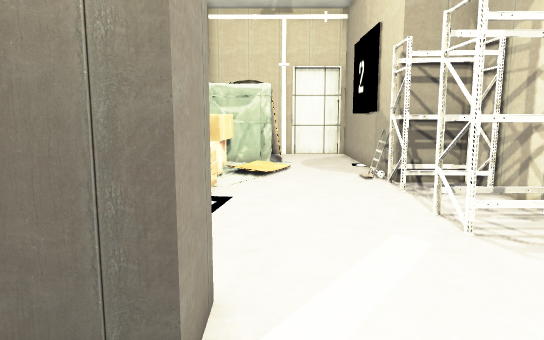
view 1 (above)

16 first-person views from a walk through a scene from a Unity 3-D project. The camera is 1.3 m above the floor, tilts 8° down and sees 70° across. The floor is counted in squares, 0.5 m on a side. Each view is taken from the middle of a square. On the plan, view 1 faces up. The plan holds only what a view shows up to about 20 squares ahead; the rest is blank. The place goes on beyond the plan. The player is left out. Some surface patterns are stand-ins.

view 2
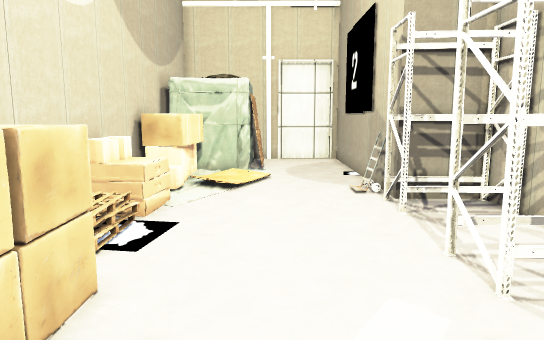

view 3
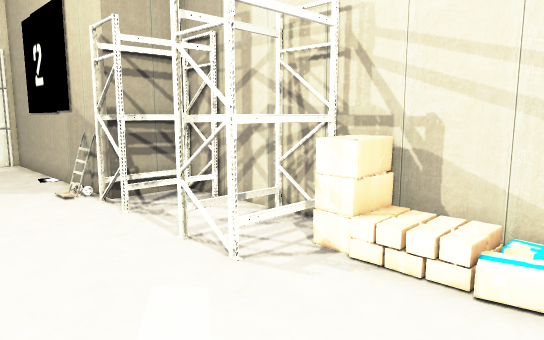

view 4
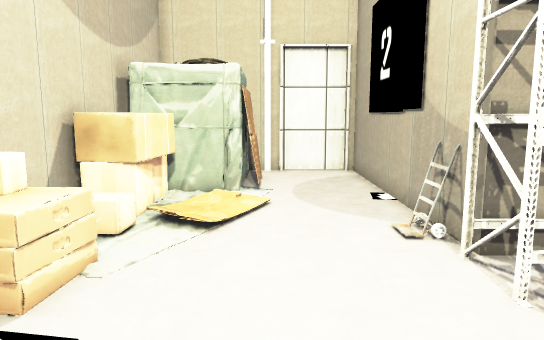

view 5
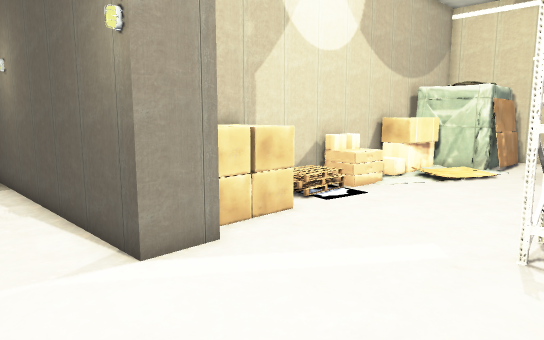

view 6
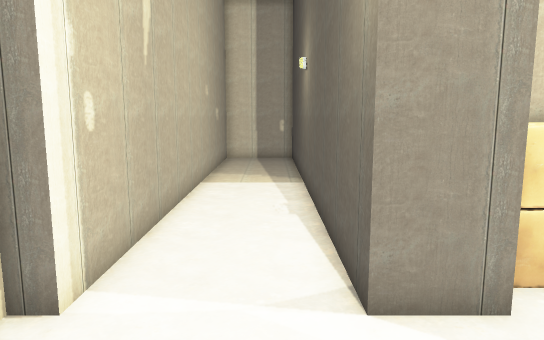

view 7
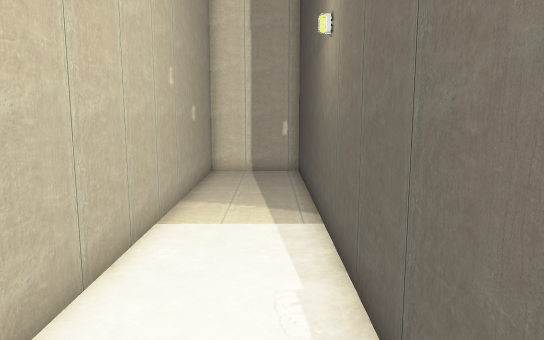

view 8
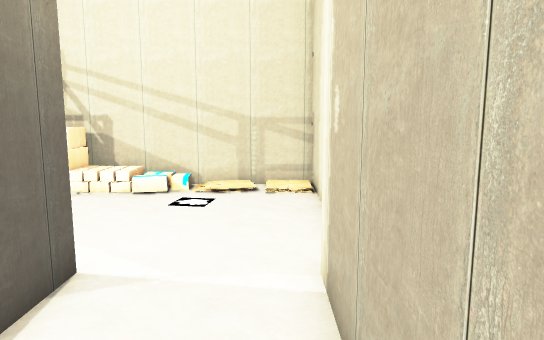

view 9
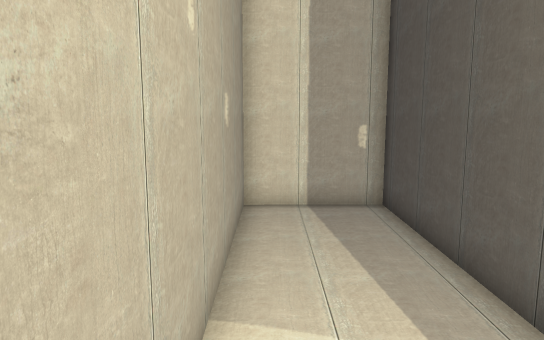

view 10
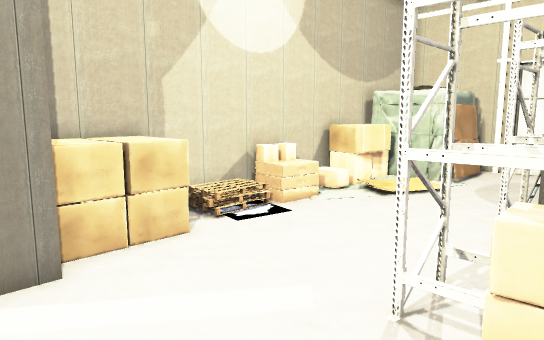

view 11
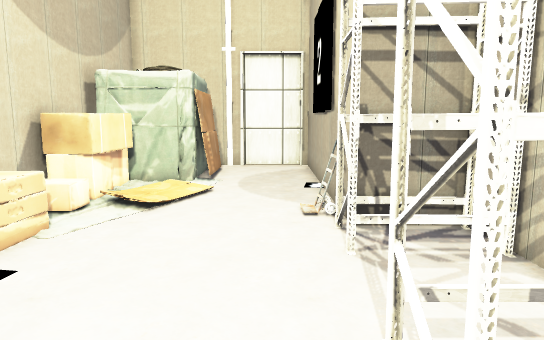

view 12
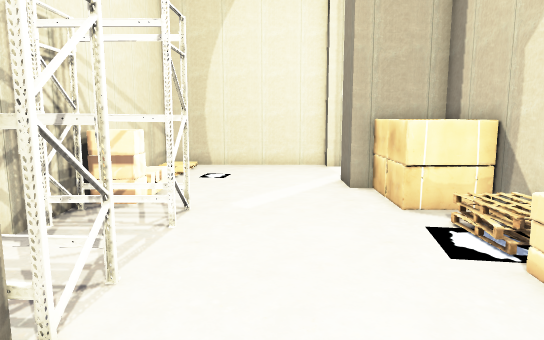

view 13
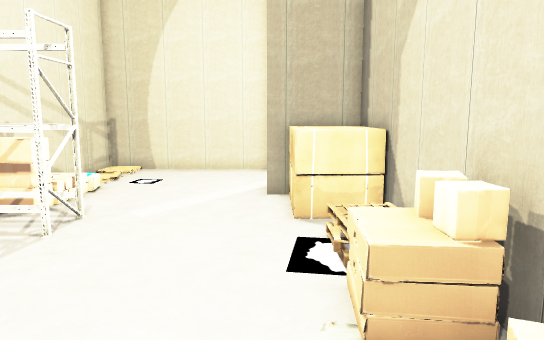

view 14
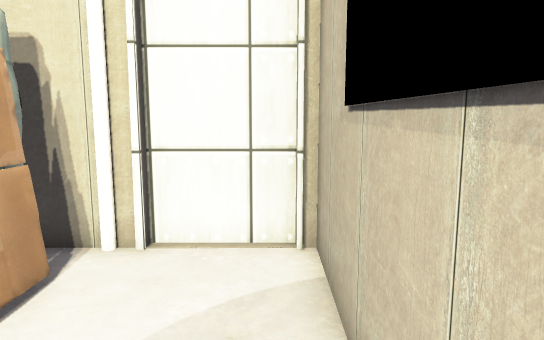

view 15
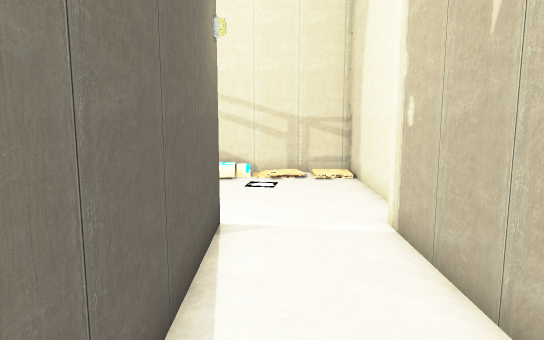

view 16
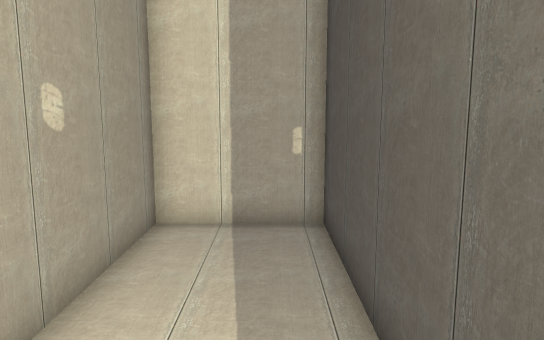

### Floor plan
Key: @ floor where view 1 was taken; # wall or solid block; . floor; / step, stairs or slope; O other object.
Columns run from 20 left of view 1 to 8 right of it. Each row starts with its distance up from view 1.
 27                    #######
 26                     OO...#
 25                     O....#
 24                     O....#
 23                 #   O....#
 22                 #   O....#
 21                 #OOOO....#
 20                 #OO  ....#
 19                 #OO. ....#
 18                 OOO .....#
 17                 #   /....O
 16                 #  ......#
 15                 #OO......O###
 14                 #OO......O.O#
 13                 OOO......OOO#
 12                 #//.........#
 11                 #/..........#
 10                 #/......OOOO#
  9                 #OO.....O..O#
  8                 OOO.....OOOO#
  7                 #OO.......OO#
  6                 OOO......./ #
  5                 ####....../ #
  4                    #....../ #
  3 ####################......./#
  2 #...........................#
  1 #...........................#
  0 #...................@.......#
 -1 ####################....... #

Where each view was taken, in squares from view 1:
view 1: 0 up, 0 right, facing up
view 2: 3 up, 1 right, facing up
view 3: 3 up, 0 right, facing up-right
view 4: 8 up, 1 right, facing up
view 5: 0 up, 6 right, facing up-left
view 6: 2 up, 4 right, facing left
view 7: 2 up, 2 left, facing left
view 8: 0 up, 7 left, facing right
view 9: 0 up, 9 left, facing left
view 10: 3 up, 7 right, facing up-left
view 11: 6 up, 3 right, facing up
view 12: 19 up, 2 right, facing down
view 13: 19 up, 1 left, facing down
view 14: 19 up, 4 right, facing up
view 15: 2 up, 10 left, facing right
view 16: 2 up, 11 left, facing left
